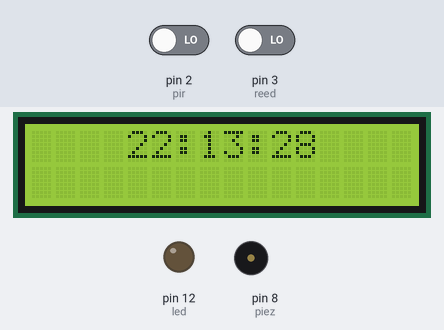
Bench run of a sketch on a simulated Arduino Uno, built with avr-gcc and run on an emulated ATmega328P. Parts: 16×2 character LCD, output pins drawn as LEDs (lit = HIGH), buzzer (waves = sounding). Dashed ring = blinking. The test bench sets the inputs (shaded band); at power-on: pin 3 (reed) LOW, pin 2 (pir) LOW. The local clock reads 2024-03-15 10:24:30 at power-on unless the sketch sets it.

Above: at 8.2 s.
8.3 s: pin 3 (reed) driven HIGH
At 9.4 s:
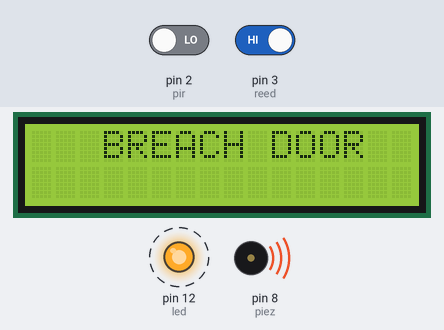
12.3 s: pin 3 (reed) driven LOW
At 13.0 s:
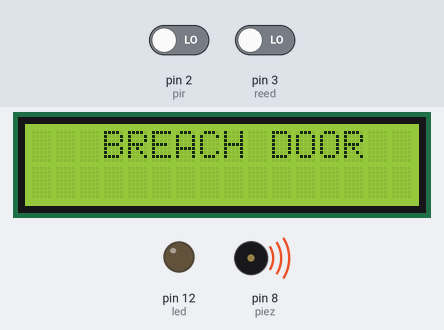
15.6 s: pin 2 (pir) driven HIGH
At 16.8 s:
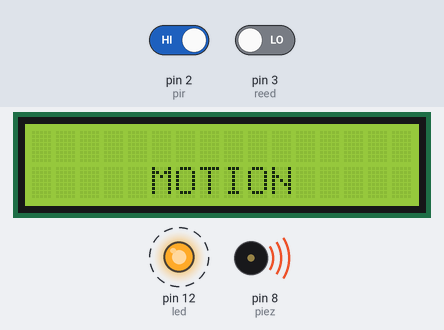
19.6 s: pin 2 (pir) driven LOW
At 20.9 s:
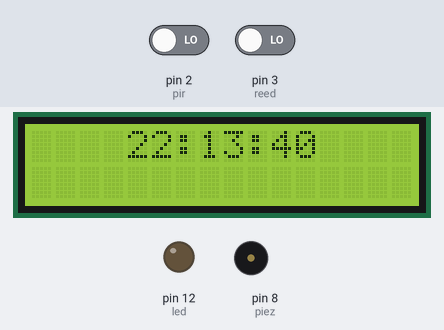
22.6 s: pin 2 (pir) driven HIGH and pin 3 (reed) driven HIGH
At 23.5 s:
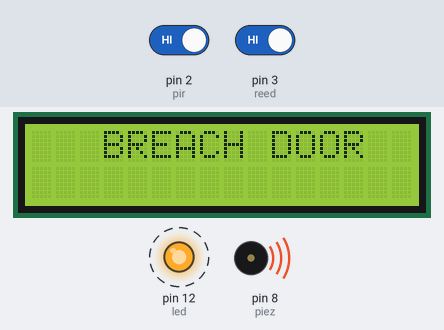
Timing chart, 0 to 27.6 s (numbered marks = the images above; inputs shaded):
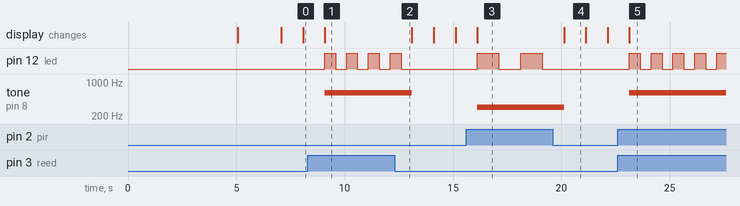

Measured:
- after the input at 8.3 s, pin 12 (led): alternates HIGH for 0.50 s and LOW for 0.50 s, starting after 0.79 s; tone on pin 8 (piez): silent → 600 Hz after 0.79 s; the display: changes after 0.79 s (image 1)
- after the input at 12.3 s, pin 12 (led): goes on until 12.6 s, then stays LOW; tone on pin 8 (piez): 600 Hz → silent after 0.80 s
- after the input at 15.6 s, pin 12 (led): alternates HIGH for 1.0 s and LOW for 1.0 s, starting after 0.52 s; tone on pin 8 (piez): silent → 300 Hz after 0.52 s; the display: changes after 0.52 s (image 3)
- after the input at 19.6 s, pin 12 (led): stays LOW (without the input it goes to HIGH after 0.53 s); tone on pin 8 (piez): 300 Hz → silent after 0.53 s; the display: changes after 0.53 s (image 4)
- after the input at 22.6 s, pin 12 (led): alternates HIGH for 0.50 s and LOW for 0.50 s, starting after 0.54 s; tone on pin 8 (piez): silent → 600 Hz after 0.54 s; the display: changes after 0.54 s (image 5)
- what the display in image 4 shows lasts 1.0 s, from 20.1 s to 21.1 s

The sketch:

home_monitor.ino
```cpp
/*--------------------------------
Arduino Based Home Security Monitor
Author - Gtr_Stitch
June 20, 2013
NOTE - This sketch assumes you have the latest DS1307 Library installed.
--------------------------------*/

#include <LiquidCrystal.h>
#include <Wire.h>
#include <RTClib.h>

LiquidCrystal lcd(5,6,7,9,10,11);
RTC_DS1307 RTC;

const int pir = 2;
const int reed = 3;
const int led = 12;
const int piez = 8;


void setup(){
  RTC.begin();
  Wire.begin();
  lcd.begin(16, 2);

  /* This snippet of code sets up the RTC with time on your computer.
  Uncomment it, upload the sketch, comment it back out again then upload once more. */
  RTC.adjust(DateTime(__DATE__, __TIME__));

  pinMode(reed, INPUT);
  pinMode(pir, INPUT);
  pinMode(led, OUTPUT);
  pinMode(piez, OUTPUT);

  lcd.setCursor(0,0);
  lcd.print("--INITIALIZING--");
  lcd.setCursor(0,1);
  lcd.print(" Please Wait...  ");
  delay(5000); //Give the PIR time to calibrate
  lcd.clear();
  lcd.setCursor(0,0);
  lcd.print("   *ACTIVE*   ");
  delay(2000);
}

void indicator_pir(){
  digitalWrite(led, HIGH);
  tone(piez, 300);
  delay(1000);
  digitalWrite(led, LOW);
  delay(1000);
}

void indicator_reed(){
  digitalWrite(led, HIGH);
  tone(piez, 600);
  delay(500);
  digitalWrite(led, LOW);
  delay(500);
}

void trip_pir(){
  lcd.clear();
  lcd.setCursor(0,1);
  lcd.print("     MOTION     ");
  indicator_pir();
}

void trip_reed(){
  lcd.clear();
  lcd.setCursor(0,0);
  lcd.print("   BREACH DOOR");
  indicator_reed();
}

void loop(){

  int reed = digitalRead(3);
  int pir = digitalRead(2);
  if ( reed == HIGH){
    trip_reed();
  }

  else if ( pir == HIGH){
    trip_pir();
  }

  else {
    noTone(piez);
  DateTime now = RTC.now();

  lcd.clear();
  lcd.setCursor(4,0);
  lcd.print(now.hour(), DEC);
  lcd.print(':');
  lcd.print(now.minute(), DEC);
  lcd.print(':');
  lcd.print(now.second(), DEC);
  delay(1000);
  }
}
```
